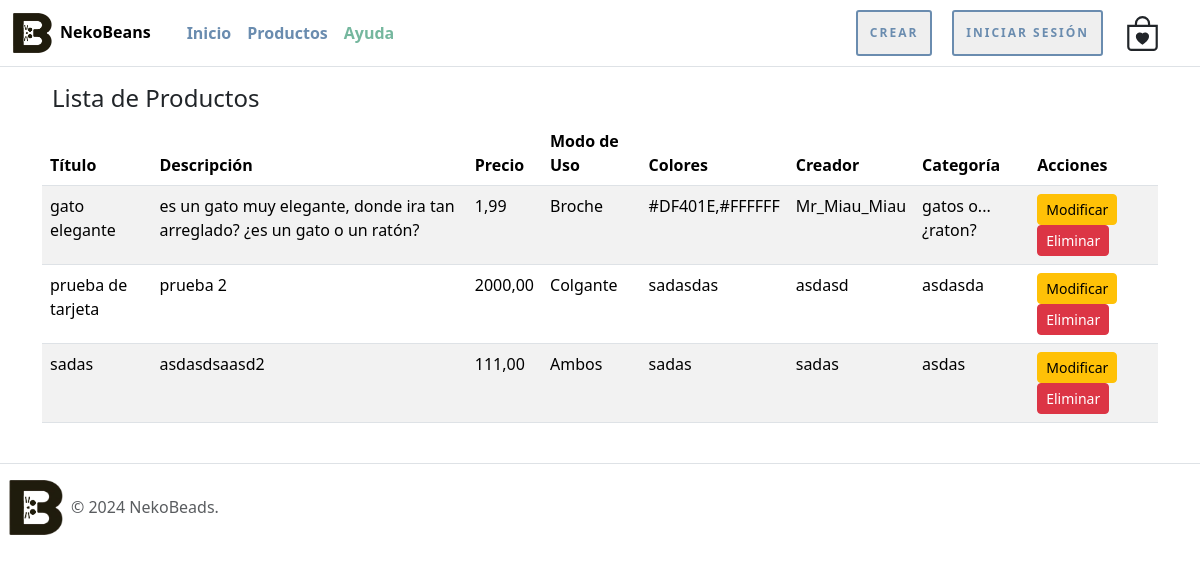
Page /listar-productos/ on the earlier database version.
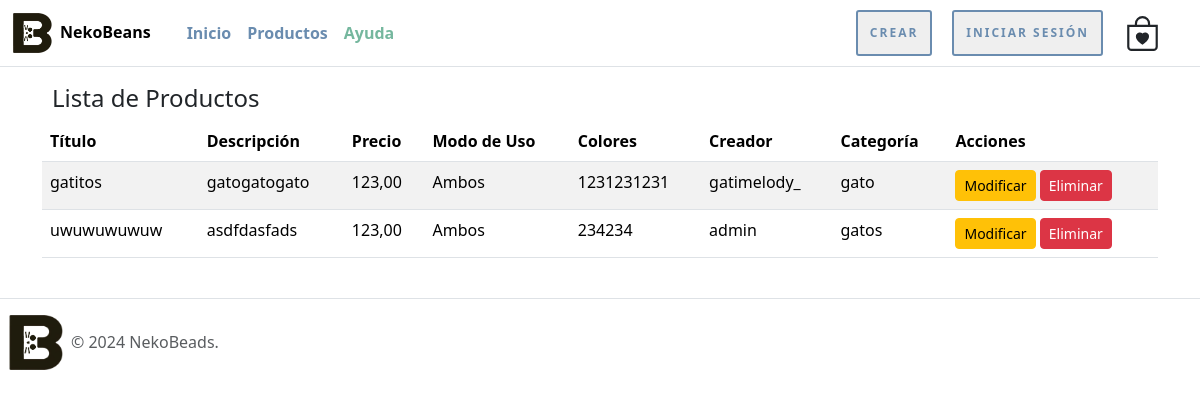
Same page on the later database version.
### nekoBeansWeb/models.py (models this page shows, shortened)
class Producto(models.Model):
    titulo = models.CharField(max_length=20)
    descripcion = models.CharField(max_length=100)
    precio = models.DecimalField(max_digits=10, decimal_places=2)
    tipo_modo_uso = models.IntegerField(choices=tipo_uso, default=1)
    colores = models.CharField(max_length=200)
    creador = models.CharField(max_length=20)
    categoria = models.CharField(max_length=20)
    imagen = models.ImageField(upload_to="productos", null=True)
    @property
    def nombre_modo_uso(self):
        return dict(tipo_uso).get(self.tipo_modo_uso, "Desconocido")

### nekoBeansWeb/views.py (the view)
# urls.py: path('listar-productos/', listar_productos, name='listar_productos'),
def listar_productos(request):
    productos = Producto.objects.all()
    data = {
        'productos': productos
    }
    return render(request, 'nekoBeansWeb/producto/listar.html', data)

### nekoBeansWeb/templates/nekoBeansWeb/producto/listar.html (shortened to what this page needs)
{% extends 'nekoBeansWeb/narvar_footer.html' %}
{% load static %}
{% block contenido %}
<div class="container mt-4">
    <div class="row">
        <div class="col-md-12">
            <h4 class="espacio-titulos">Lista de Productos</h4>
            <div class="table-responsive">
                <table class="table table-hover table-striped">
                    <thead class="thead-dark">
                        <tr>
                            <th scope="col">Título</th>
                            <th scope="col">Descripción</th>
                            <th scope="col">Precio</th>
                            <th scope="col">Modo de Uso</th>
                            <th scope="col">Colores</th>
                            <th scope="col">Creador</th>
                            <th scope="col">Categoría</th>
                            <th scope="col">Acciones</th>
                        </tr>
                    </thead>
                    <tbody>
                        {% for producto in productos %}
                            <tr>
                                <td>{{ producto.titulo }}</td>
                                <td>{{ producto.descripcion }}</td>
                                <td>{{ producto.precio }}</td>
                                <td>{{ producto.nombre_modo_uso }}</td>
                                <td>{{ producto.colores }}</td>
                                <td>{{ producto.creador }}</td>
                                <td>{{ producto.categoria }}</td>
                                <td>
                                    <a href="{% url 'modificar_producto' producto.id %}" class="btn btn-sm btn-warning">Modificar</a>
                                    <a href="{% url 'eliminar_producto' producto.id %}" class="btn btn-sm btn-danger"onclick="return confirm('¿Estás seguro de que deseas eliminar esta producto?')">Eliminar</a>
                                </td>
                            </tr>
                        {% empty %}
                            <tr>
                                <td colspan="8" class="text-center">No hay productos disponibles.</td>
                            </tr>
                        {% endfor %}
                    </tbody>
                </table>
            </div>
        </div>
    </div>
</div>
{% endblock %}

### nekoBeansWeb/templates/nekoBeansWeb/narvar_footer.html (shortened to what this page needs)
<!DOCTYPE html>
<html lang="en">
<head>
    {% load static %}
    <link href="https://cdn.jsdelivr.net/npm/bootstrap@5.3.3/dist/css/bootstrap.min.css" rel="stylesheet"
>
    <link rel="stylesheet" href="{% static 'nekoBeansWeb/css/stiloPag.css' %}">
</head>
<body class="d-flex flex-column min-vh-100">
    <nav class="navbar navbar-expand-md border-bottom border-body fixed-top efecanrvar">
        <div class="container-fluid">
            <div class="d-flex align-items-center">
                <a class="navbar-brand d-flex align-items-center" href="{% url 'inicio'%}">
                    <img src="{% static 'nekoBeansWeb/photos/imagenes_NekoBeans/icon_logo/logo.png'%}" alt="icon" width="40" height="40">
                    <span class="fw-bold mb-0 h6 ms-2">NekoBeans</span>
                </a>
            </div>
            <div class="collapse navbar-collapse container-fluid" id="navbarNav">
                <ul class="navbar-nav mb-2 mb-sm-0">
                    <li class="nav-item">
                        <a class="nav-link colortextnarvar" href="{% url 'inicio'%}">Inicio</a>
                    </li>
                    <li class="nav-item">
                        <a class="nav-link colortextnarvar" href="{% url 'productos'%}">Productos</a>
                    </li>
                    <li class="nav-item">
                        <a class="nav-link colortextnarvarapartado" href="{% url 'inicio'%}#ayuda">Ayuda</a>
                    </li>
                </ul>
                <div class="ms-auto d-flex align-items-center">
                    <div class="d-flex align-items-center">
                        {% if perms.nekoBeansWeb.add_producto %}
                        <a class="nav-link me-4" href="{% url 'crear_producto'%}">
                            <button class="btnlogin">Crear</button>
                        </a>
                        {% else %}
                        <a class="nav-link me-4" href="{% url 'inicio'%}#crear">
                            <button class="btnlogin">Crear</button>
                        </a>
                        {% endif %}
                    </div>
                    <div class="d-flex align-items-center">
                        {% if user.is_authenticated %}
                        <a class="nav-link me-4" href="{% url 'perfil'%}">
                            <button class="btnlogin">@{{ user.username }}</button>
                        </a>
                        {% else %}
                            <a class="nav-link me-4" href="{% url 'login'%}">
                                <button class="btnlogin">Iniciar sesión</button>
                            </a>
                        {% endif %}
                    </div>
                    <div class="d-flex align-items-center">
                        <a class="nav-link me-3" href="{% url 'carrito'%}">
                        </a>
                    </div>
                </div>
            </div>
        </div>
    </nav>
        {% block contenido %}
        {% endblock %}
    <footer class="d-flex flex-wrap justify-content-between align-items-center py-3 mt-4 border-top">
        <div class="col-md-4 d-flex align-items-center">
            <a href="#" class="mb-3 me-2 mb-md-0 text-muted text-decoration-none lh-1">
                <img class="ms-2" src="{% static 'nekoBeansWeb/photos/imagenes_NekoBeans/icon_logo/logo.png'%}" alt="icon" width="55" height="55">
            </a>
            <span class="mb-3 mb-md-0 text-muted">© 2024 NekoBeads.</span>
        </div>
    </footer>
</body>
</html>

### nekoBeansWeb/static/nekoBeansWeb/css/stiloPag.css (style rules this page uses)
.efecanrvar { background-color: white; backdrop-filter: blur(10px); -webkit-backdrop-filter: blur(10px); background-color: rgba(255, 255, 255, 0.8); }
.espacio-titulos { max-width: 940px; padding: 60px 10px 0px; }
.colortextnarvar { color: #6A8CAF; font-weight: bold; }
.colortextnarvarapartado { color: #75B79E; font-weight: bold; }
.btnlogin { padding: 1em 1em; border: none; border-radius: 1px; font-weight: bold; letter-spacing: 2px; text-transform: uppercase; cursor: pointer; color: #6A8CAF; transition: all 1000ms; font-size: 12px; position: relative; overflow: hidden; outline: 2px solid #6A8CAF; }
.btnlogin::before { content: ""; position: absolute; left: -50px; top: 0; width: 0; height: 100%; background-color: #75B79E; transform: skewX(45deg); z-index: -1; transition: width 1000ms; }

Differences in the rows shown:
removed Producto: titulo "gato elegante", descripcion "es un gato muy elegante, donde ira tan arreglado? ¿es un gato o un ratón?", precio "1,99", nombre_modo_uso "Broche", colores "#DF401E,#FFFFFF", creador "Mr_Miau_Miau", categoria "gatos o... ¿raton?"
removed Producto: titulo "prueba de tarjeta", descripcion "prueba 2", precio "2000,00", nombre_modo_uso "Colgante", colores "sadasdas", creador "asdasd", categoria "asdasda"
removed Producto: titulo "sadas", descripcion "asdasdsaasd2", precio "111,00", nombre_modo_uso "Ambos", colores "sadas", creador "sadas", categoria "asdas"
added Producto: titulo "gatitos", descripcion "gatogatogato", precio "123,00", nombre_modo_uso "Ambos", colores "1231231231", creador "gatimelody_", categoria "gato"
added Producto: titulo "uwuwuwuwuw", descripcion "asdfdasfads", precio "123,00", nombre_modo_uso "Ambos", colores "234234", creador "admin", categoria "gatos"
